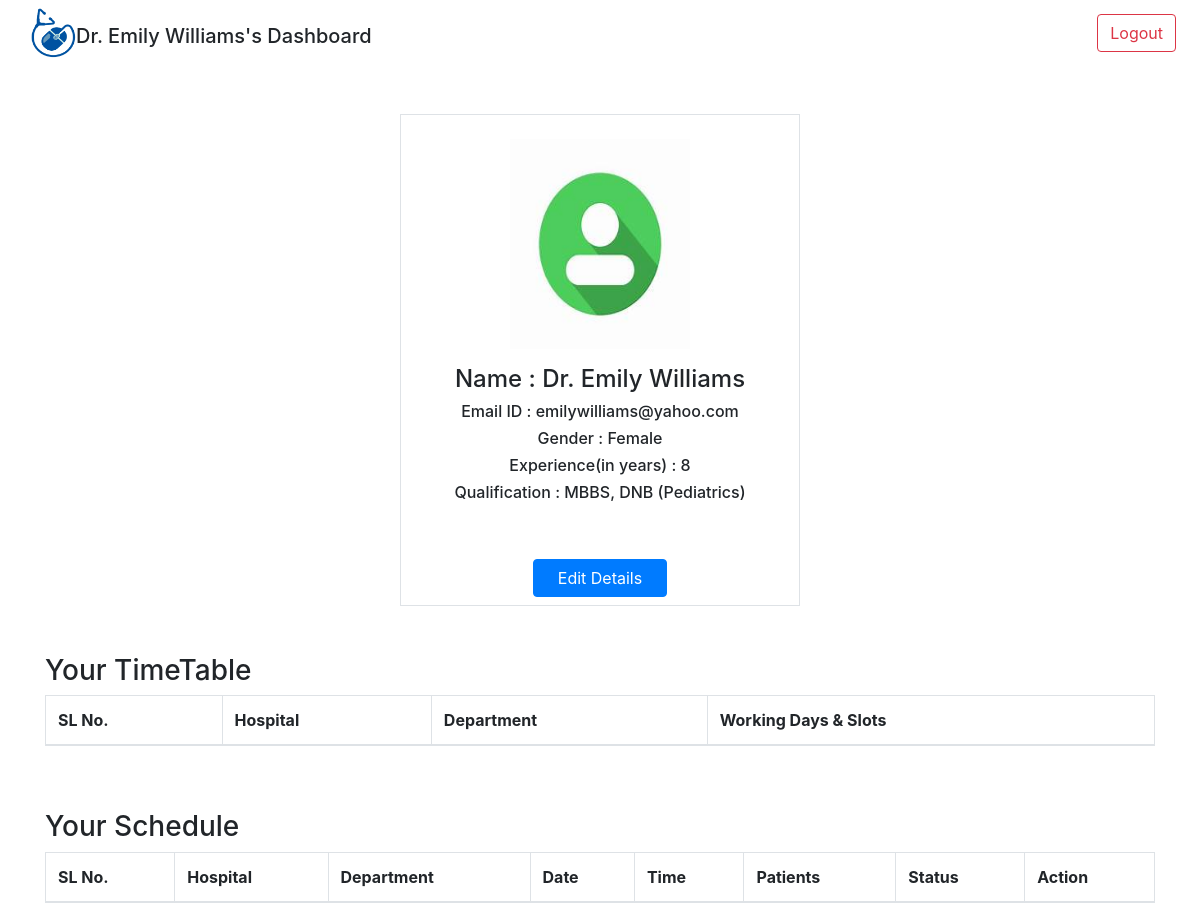
Screenshot of /Doe3581/doctor/dashboard with the database file from the repository.
### application/models.py (models this page shows)
class Doctor(db.Model):
    id=db.Column(db.String(),primary_key=True)
    email=db.Column(db.String())
    password=db.Column(db.String())
    name=db.Column(db.String())
    gender=db.Column(db.String(1))
    qual=db.Column(db.String())
    exp=db.Column(db.Integer)
    photo=db.Column(db.String())
    deptdocs=db.relationship('Deptdoc',backref='doctor')

### application/controllers.py (the view, shortened to what this page needs)
@app.route('/<docid>/doctor/dashboard')
def doctorDashboard(docid):
    deptdocs=[]
    docdates=[]
    return render_template('doctor_dash.html',doctor=Doctor.query.get(docid),deptdocs=deptdocs,docdates=docdates)

### templates/doctor_dash.html (shortened to what this page needs)
<!DOCTYPE html>
<html lang="en">
<head>
    <link rel="stylesheet" href="https://cdn.jsdelivr.net/npm/bootstrap@4.0.0/dist/css/bootstrap.min.css">
  </head>
<body>
    <nav class="navbar navbar-expand-lg bg-body-secondary px-3">
        <div class="container-fluid">
            <div class="d-flex">
                <div>
                    <img class="logo" src="/static/images/logo.png"  width="45" height="50">
                </div>
                <h5 class="mt-3">Dr. {{doctor.name}}'s Dashboard</h5>
            </div>
        </div>
          <div class="collapse navbar-collapse" id="navbarSupportedContent">
            <a href="/" type="button" class="btn btn-outline-danger mx-2 ">Logout</a>
          </div>
      </nav>
        <div class="container flex-column d-flex align-items-center mt-5 border col-4">
            <div class="pt-4">
              {%if doctor.photo%}
                <img src="/static/images/{{doctor.photo}}" height="210px" width="180px" alt="doc_photo">
                {%else%}
                <img src="/static/images/logo.jpeg" height="210px" width="180px" alt="doc_photo">
                {%endif%}
            </div>
            <h4 class="pt-3" >Name : Dr. {{doctor.name}}</h4>
            <h6>Email ID : {{doctor.email}}</h6>
            <h6>Gender : {{doctor.gender}}</h6>
            <h6>Experience(in years) : {{doctor.exp}}</h6>
            <h6>Qualification : {{doctor.qual}}</h6>
            <button class="btn btn-primary text-center px-4 mt-5 mb-2">Edit Details</button>
        </div>
        <div class="container mt-5 table-responsive">
          <h3>Your TimeTable</h3>
            <table class="table table-hover table-bordered">
                <thead>
                  <tr>
                    <th scope="col">SL No.</th>
                    <th scope="col">Hospital</th>
                    <th scope="col">Department</th>
                    <th scope="col">Working Days & Slots</th>
                  </tr>
                </thead>
              </table>
        </div>
        <div id="dates" class="container mt-5 table-responsive">
          <h3>Your Schedule</h3>
          <table class="table table-hover table-bordered ">
            <thead>
              <tr>
                <th scope="col">SL No.</th>
                <th scope="col">Hospital</th>
                <th scope="col">Department</th>
                <th scope="col">Date</th>
                <th scope="col">Time</th>
                <th scope="col">Patients</th>
                <th scope="col">Status</th>
                <th scope="col">Action</th>
              </tr>
            </thead>
          </table>
        </div>
</body>
</html>

### rows the page displays
Doctor: name "Emily Williams", email "emilywilliams@yahoo.com", gender "Female", exp "8", qual "MBBS, DNB (Pediatrics)"
